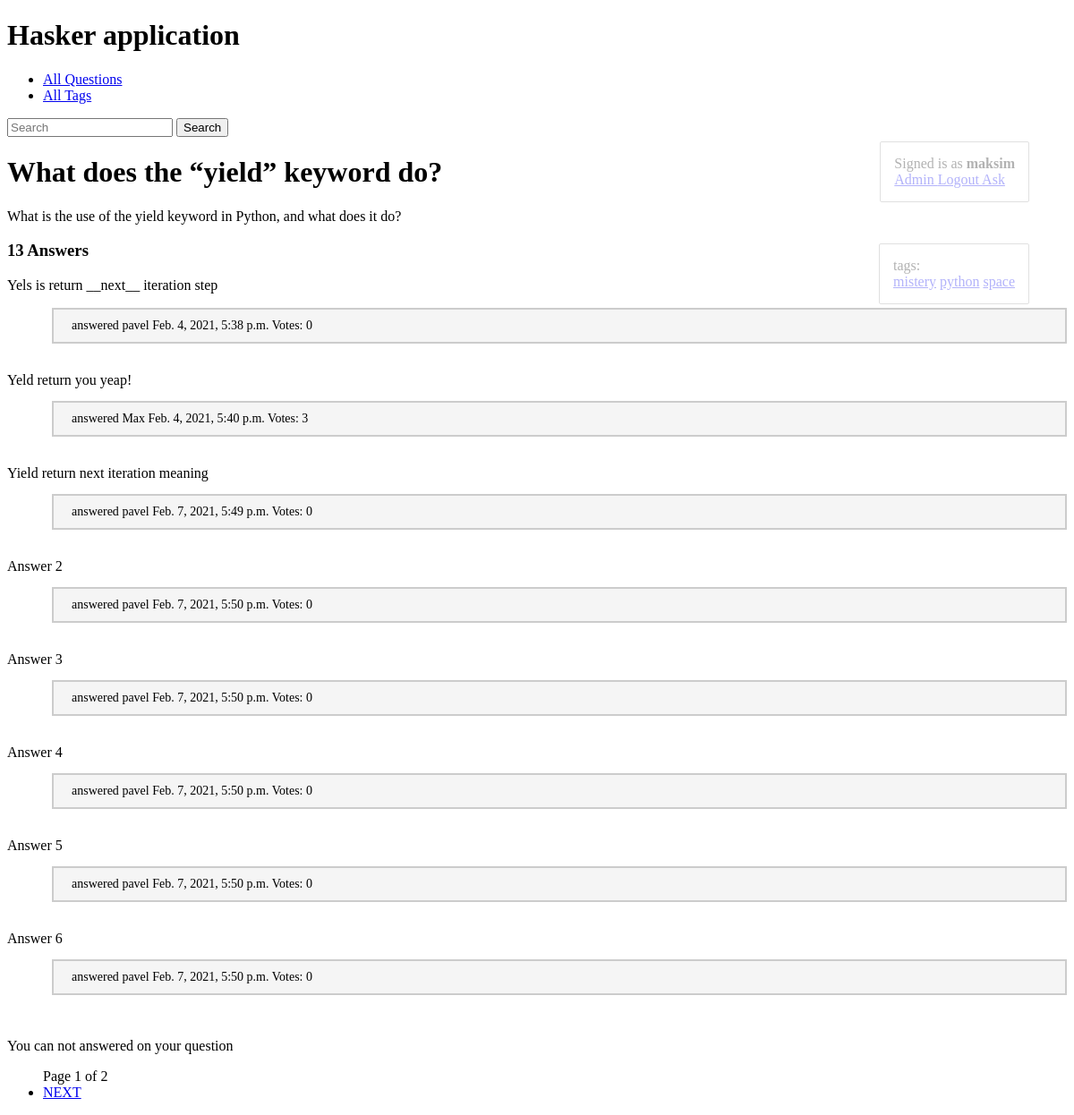
Screenshot of /what-does-the-yield-keyword-do-1612371719/ (signed in) with the database file from the repository.
### hasker/models.py (models this page shows, shortened)
class Question(models.Model):
    author = models.ForeignKey(User, on_delete=models.CASCADE)
    title = models.CharField(max_length=150, db_index=True)
    slug = models.SlugField(max_length=150, blank=True, unique=True)
    content = models.TextField(blank=False, db_index=True)
    tags = models.ManyToManyField('Tag', blank=True, related_name='questions')
    date_create = models.DateTimeField(auto_now_add=True)
    def answer_count(self):
        return self.answer_set.values().__len__()
    class Meta:
        ordering = ['-date_create']

class Tag(models.Model):
    title = models.CharField(max_length=50)
    slug = models.SlugField(max_length=50, unique=True)
    def get_absolute_url(self):
        return reverse('tag_detail_url', kwargs={'slug': self.slug})
    class Meta:
        ordering = ['title']

class Answer(models.Model):
    user = models.ForeignKey(User, on_delete=models.CASCADE)
    question = models.ForeignKey(Question, on_delete=models.CASCADE)
    content = models.TextField(blank=False, db_index=True)
    date_create = models.DateTimeField(auto_now_add=True)
    is_correct = models.BooleanField(default=False)
    def vote_count(self):
        return self.vote_set.values().__len__()

### hasker/views.py (the view, shortened to what this page needs)
# urls.py: path('<str:slug>/', question_detail, name='question_detail_url'),
@login_required
def question_detail(request, slug):
    user = request.user
    question = get_object_or_404(Question, slug=slug)
    if request.method == 'POST' and user.is_authenticated:
        form = AnswerForm(request.POST)
        if form.is_valid():
            text = form.cleaned_data['text']
            Answer.objects.create(question=question, content=text, user=user)
            return HttpResponseRedirect(question.get_absolute_url())
    else:
        answers = question.answer_set.all()
        context = fbv_paginator(request, answers, 8, 'page')
        if question.author == user:
            context.update({'question': question,})
            return render(request, 'hasker/question_detail.html', context=context)

### hasker/utils.py (called while the page is built)
def fbv_paginator(request: WSGIRequest, queryset: QuerySet, paginate_by: int, page_string: str) -> dict:
    paginator = Paginator(queryset, paginate_by)
    page_number = request.GET.get(page_string, 1)
    page_obj = paginator.get_page(page_number)
    is_paginated = page_obj.has_other_pages()
    context = {
        'page_obj': page_obj,
        'is_paginated': is_paginated,
        'page_obj.paginator': paginator,
    }
    return context

### hasker/templates/hasker/question_detail.html (shortened to what this page needs)
{% extends 'hasker/base_hasker.html' %}
{% block content %}
    <h1>
        {{ question.title }}
    </h1>
    <p>
        {{ question.content }}
    </p>
    <div class="admin-panel">
        <div> tags: </div>
       {% for tag in question.tags.all %}
        <a href="{{ tag.get_absolute_url }}">{{ tag.title }}</a>
       {% endfor %}
    </div>
    <h3>
        {% if question.answer_count > 1 %} {{ question.answer_count }} Answers {% endif %}
    </h3>
    <p>
         {% for answer in page_obj.object_list %}
            {{ answer.content }} {% if choised_answer_id == answer.id %} You vote for this answer {% endif %}
            <br>
            <p class="answered"> answered {{ answer.user  }} {{ answer.date_create }} Votes: {{ answer.vote_count }} </p>
            <br>
       {% endfor %}
    </p>
{% if user.is_authenticated %}
    {% if question.author == request.user %}
        <div> You can not answered on your question </div>
    {% endif %}
{% endif %}
{% endblock %}

### templates/base.html (shortened to what this page needs)
{% load static %}
<!DOCTYPE html>
<html lang="en">
<head>
    <link rel="stylesheet" href="{% static 'css/styles.css' %}">
</head>
<body>
<h1>Hasker application</h1>
<ul>
    <li> <a href="{% url 'questions_list_url' %}" > All Questions </a> </li>
    <li> <a href="{% url 'tags_list_url' %}" > All Tags </a> </li>
</ul>
<div>
    <form action="{% url 'questions_list_url' %}">
        <input type="search" placeholder="Search" aria-label="Search" name="search">
        <button type="submit" > Search </button>
    </form>
</div>
{% if request.user.is_authenticated %}
    <div class="admin-panel">
         <div> Signed is as
            <a style="font-weight: bold"> {{ request.user }} </a>
         </div>
        {% if request.user.is_superuser %}
            <a href="/admin"> Admin </a>
        {% endif %}
            <a href="/accounts/logout"> Logout </a>
            {% block admin-panel %}
            {% endblock %}
    </div>
{% endif %}
{% block content %}{% endblock %}
{% if is_paginated %}
<ul>
    <span>
        Page {{ page_obj.number }} of {{ page_obj.paginator.num_pages }}
    </span>
    {% if page_obj.has_next %}
        <li>
            <a href="?page={{ page_obj.next_page_number }}">NEXT</a>
        </li>
    {% endif %}
</ul>
{% endif %}
</body>
</html>

### static/css/styles.css (style rules this page uses)
.admin-panel { border: 1px solid #999; border-radius: 2px; position: fixed; right: 50px; head: 15px; opacity: 0.3; padding: 15px; margin: 5px 0; }
.answered { margin-left: 50px; padding: 10px 20px 10px 20px; font-size: 14px; background-color: #f5f5f5; border: 2px solid #cccccc; }

### rows the page displays
Question: title "What does the “yield” keyword do?", content "What is the use of the yield keyword in Python, and what does it do?", answer_count "13"
Tag: title "mistery"
Tag: title "python"
Tag: title "space"
Answer: content "Yels is return __next__ iteration step", user "pavel", date_create "Feb. 4, 2021, 5:38 p.m.", vote_count "0"
Answer: content "Yeld return you yeap!", user "Max", date_create "Feb. 4, 2021, 5:40 p.m.", vote_count "3"
Answer: content "Yield return next iteration meaning", user "pavel", date_create "Feb. 7, 2021, 5:49 p.m.", vote_count "0"
Answer: content "Answer 2", user "pavel", date_create "Feb. 7, 2021, 5:50 p.m.", vote_count "0"
Answer: content "Answer 3", user "pavel", date_create "Feb. 7, 2021, 5:50 p.m.", vote_count "0"
Answer: content "Answer 4", user "pavel", date_create "Feb. 7, 2021, 5:50 p.m.", vote_count "0"
Answer: content "Answer 5", user "pavel", date_create "Feb. 7, 2021, 5:50 p.m.", vote_count "0"
Answer: content "Answer 6", user "pavel", date_create "Feb. 7, 2021, 5:50 p.m.", vote_count "0"

### other values shown
{{ request.user }} "maksim"
{{ page_obj.number }} "1"
{{ page_obj.paginator.num_pages }} "2"
